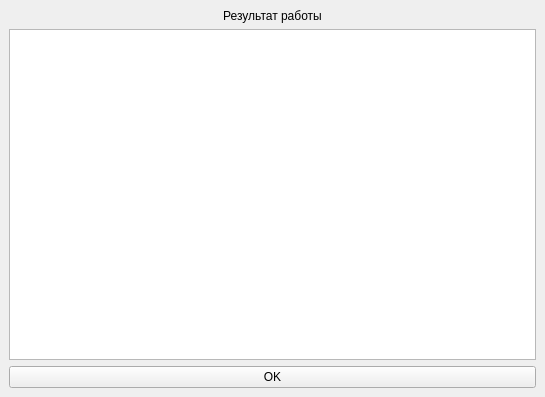
<?xml version="1.0" encoding="UTF-8"?>
<ui version="4.0">
 <class>MainWindow</class>
 <widget class="QMainWindow" name="MainWindow">
  <property name="geometry">
   <rect>
    <x>0</x>
    <y>0</y>
    <width>545</width>
    <height>397</height>
   </rect>
  </property>
  <property name="windowTitle">
   <string>MainWindow</string>
  </property>
  <widget class="QWidget" name="centralwidget">
   <layout class="QVBoxLayout" name="verticalLayout">
    <item>
     <widget class="QLabel" name="label">
      <property name="styleSheet">
       <string notr="true">font: 12pt &quot;Times New Roman&quot;;</string>
      </property>
      <property name="text">
       <string>Результат работы</string>
      </property>
      <property name="alignment">
       <set>Qt::AlignCenter</set>
      </property>
     </widget>
    </item>
    <item>
     <widget class="QPlainTextEdit" name="plainTextEdit_5"/>
    </item>
    <item>
     <widget class="QPushButton" name="pushButton">
      <property name="styleSheet">
       <string notr="true">font: 12pt &quot;Times New Roman&quot;;</string>
      </property>
      <property name="text">
       <string>OK</string>
      </property>
     </widget>
    </item>
   </layout>
  </widget>
 </widget>
 <resources/>
 <connections/>
</ui>
